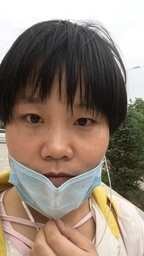
#> input picture Picture/ori_bgr.jpg, 144 x 256 px, shrunk from 320 x 568 before the run, found by its file name
$ python hair_direction.py
#> lines starting #> are read from the running program, lines starting #| are printed output that depends on the picture; after the words box and inside, x2 and y2 are one past the last pixel; in counts of white or black regions, pixels touching at a corner belong together
import cv2
import numpy as np
import glob
import math
import matplotlib.pyplot as plt
import sys
# from skimage import filters

PHI = 3.1415926
NaN = float('nan')

filter_num = 32
all_theta = np.arange(0, PHI * 2, PHI * 2 / filter_num)


def display_im(im, name, cmap=''):
    plt.figure()
    if cmap is '':
        plt.imshow(im)
    else:
        plt.imshow(im, cmap=cmap)
    plt.title(name)
    plt.axis('off')

def calc_orientation(im, mask):
    # gabor filter
    kernel_size = (7, 7)
    filtered = np.zeros((hair.shape[0], hair.shape[1], filter_num))
    kernel = [0] * filter_num
    for (idx, theta) in zip(range(0, filter_num), all_theta):
        kernel[idx] = cv2.getGaborKernel(ksize=kernel_size, sigma=1.8, theta=theta, lambd=4,
                                         gamma=1.8 / 2.4)  # , psi=0) # sin
        # print('kernel shape', kernel)
        filtered[:, :, idx] = cv2.filter2D(im, ddepth=-1, kernel=kernel[idx])#ddepth 表示目标图像深度，ddepth=-1 表示生成与原图像深度相同的图像

    # normalize filtered
    denominator = np.sum(filtered * filtered, axis=2, keepdims=True)
    filtered_ = filtered / (np.sqrt(denominator) + 1e-9)

    # calc orientation map
    orientation_init = (filtered_).argmax(axis=2) + 1  # save the theta index, which ranges from 1 to filter_num
    orientation_init[mask == 0] = 0

    # transform to tangent angle
    tangent_angle_init = all_theta[orientation_init - 1] + PHI / 2
    tangent_angle = tangent_angle_init.copy()
    tangent_angle[np.where((tangent_angle >= PHI) & (tangent_angle < PHI * 2))] = tangent_angle[np.where(
        (tangent_angle >= PHI) & (tangent_angle < PHI * 2))] - PHI
    tangent_angle[np.where((tangent_angle >= 2 * PHI))] = tangent_angle[np.where((tangent_angle >= 2 * PHI))] - PHI * 2


    display_im(tangent_angle, 'tangent angle', cmap=plt.cm.jet)

    return tangent_angle

def LBP(image):
    W, H = image.shape                    #获得图像长宽
    xx = [-1,  0,  1, 1, 1, 0, -1, -1]

    yy = [-1, -1, -1, 0, 1, 1,  1,  0]    #xx, yy 主要作用对应顺时针旋转时,相对中点的相对值.
    res = np.zeros((W - 2, H - 2),dtype="uint8")  #创建0数组,显而易见维度原始图像的长宽分别减去2，并且类型一定的是uint8,无符号8位,opencv图片的存储格式.
    for i in range(1, W - 2):
        for j in range(1, H - 2):
            temp = ""
            for m in range(8):
                Xtemp = xx[m] + i
                Ytemp = yy[m] + j    #分别获得对应坐标点
                if image[Xtemp, Ytemp] > image[i, j]: #像素比较
                    temp = temp + '1'
                else:
                    temp = temp + '0'
            res[i - 1][j - 1] =int(temp, 2)   #写入结果中
    display_im(res,'LBP')
    return res

def LBP_circle(image):
    W, H = image.shape                    #获得图像长宽
    xx = [0,  1,  2, 1, 0, -1, -2, -1]

    yy = [-2, -1, 0, 1, 2, 1,  0,  -1]    #xx, yy 主要作用对应顺时针旋转时,相对中点的相对值.
    res = np.zeros((W - 3, H - 3),dtype="uint8")  #创建0数组,显而易见维度原始图像的长宽分别减去2，并且类型一定的是uint8,无符号8位,opencv图片的存储格式.
    for i in range(2, W - 3):
        for j in range(2, H - 3):
            temp = ""
            for m in range(8):
                Xtemp = xx[m] + i
                Ytemp = yy[m] + j    #分别获得对应坐标点
                if image[Xtemp, Ytemp] > image[i, j]: #像素比较
                    temp = temp + '1'
                else:
                    temp = temp + '0'
            res[i - 1][j - 1] =int(temp, 2)   #写入结果中
    display_im(res,'LBP_circle')
    return res

def circular_LBP(src, radius, n_points):
    height = src.shape[0]
    width = src.shape[1]
    dst = src.copy()
    src.astype(dtype=np.float32)
    dst.astype(dtype=np.float32)

    neighbours = np.zeros((1, n_points), dtype=np.uint8)
    lbp_value = np.zeros((1, n_points), dtype=np.uint8)
    for x in range(radius, width - radius - 1):
        for y in range(radius, height - radius - 1):
            lbp = 0.
            # 先计算共n_points个点对应的像素值，使用双线性插值法
            for n in range(n_points):
                theta = float(2 * np.pi * n) / n_points
                x_n = x + radius * np.cos(theta)
                y_n = y - radius * np.sin(theta)

                # 向下取整
                x1 = int(math.floor(x_n))
                y1 = int(math.floor(y_n))
                # 向上取整
                x2 = int(math.ceil(x_n))
                y2 = int(math.ceil(y_n))

                # 将坐标映射到0-1之间
                tx = np.abs(x - x1)
                ty = np.abs(y - y1)

                # f(x,y)=f(0,0)(1-x)(1-y)+f(1,0)x(1-y)+f(0,1)(1-x)y+f(1,1)xy
                # 根据0-1之间的x，y的权重计算公式计算权重
                w1 = (1 - tx) * (1 - ty)
                w2 = tx * (1 - ty)
                w3 = (1 - tx) * ty
                w4 = tx * ty

                # 根据双线性插值公式计算第k个采样点的灰度值
                neighbour = src[y1, x1] * w1 + src[y2, x1] * w2 + src[y1, x2] * w3 + src[y2, x2] * w4

                neighbours[0, n] = neighbour

            center = src[y, x]

            for n in range(n_points):
                if neighbours[0, n] > center:
                    lbp_value[0, n] = 1
                else:
                    lbp_value[0, n] = 0

            for n in range(n_points):
                lbp += lbp_value[0, n] * 2**n

            # 转换到0-255的灰度空间，比如n_points=16位时结果会超出这个范围，对该结果归一化
            dst[y, x] = int(lbp / (2**n_points-1) * 255)
    display_im(dst,'LBP_circle_'+'R='+str(radius)+'_P='+str(n_points))
    return dst

def value_rotation(num):
    value_list = np.zeros((8), np.uint8)
    temp = int(num)
    value_list[0] = temp
    for i in range(7):
        temp = ((temp << 1) | int(temp / 128)) % 256
        value_list[i+1] = temp
    return np.min(value_list)

def rotation_invariant_LBP(src):
    height = src.shape[0]
    width = src.shape[1]
    dst = src.copy()

    lbp_value = np.zeros((1, 8), dtype=np.uint8)
    neighbours = np.zeros((1, 8), dtype=np.uint8)
    for x in range(1, width - 1):
        for y in range(1, height - 1):
            neighbours[0, 0] = src[y - 1, x - 1]
            neighbours[0, 1] = src[y - 1, x]
            neighbours[0, 2] = src[y - 1, x + 1]
            neighbours[0, 3] = src[y, x - 1]
            neighbours[0, 4] = src[y, x + 1]
            neighbours[0, 5] = src[y + 1, x - 1]
            neighbours[0, 6] = src[y + 1, x]
            neighbours[0, 7] = src[y + 1, x + 1]

            center = src[y, x]

            for i in range(8):
                if neighbours[0, i] > center:
                    lbp_value[0, i] = 1
                else:
                    lbp_value[0, i] = 0

            lbp = lbp_value[0, 0] * 1 + lbp_value[0, 1] * 2 + lbp_value[0, 2] * 4 + lbp_value[0, 3] * 8 \
                  + lbp_value[0, 4] * 16 + lbp_value[0, 5] * 32 + lbp_value[0, 6] * 64 + lbp_value[0, 0] * 128

            # 旋转不变值
            dst[y, x] = value_rotation(lbp)
    display_im(dst,'LBP_invariant')
    return dst

def sharpening(image):
    W, H = image.shape                    #获得图像长宽
    xx = [-1,  0,  1, 1, 1, 0, -1, -1, 0]

    yy = [-1, -1, -1, 0, 1, 1,  1,  0, 0]    #xx, yy 主要作用对应顺时针旋转时,相对中点的相对值.

    w = [-1,  -1,  -1, -1, -1, -1, -1, -1, 9]

    res = np.zeros((W - 2, H - 2),dtype="uint8")  #创建0数组,显而易见维度原始图像的长宽分别减去2，并且类型一定的是uint8,无符号8位,opencv图片的存储格式.
    for i in range(1, W - 2):
        for j in range(1, H - 2):
            temp = 0
            for m in range(9):
                Xtemp = xx[m] + i
                Ytemp = yy[m] + j    #分别获得对应坐标点
                temp=temp+image[Xtemp, Ytemp]*w[m]
            res[i - 1][j - 1] =temp   #写入结果中
    return res

if __name__ == '__main__':

    im = cv2.imread('/Users/xing/Y-lab/ori_bgr.jpg')
#> im is the input picture: shape (256, 144, 3); mean B, G, R 116.5, 129, 144.7
    mask = cv2.imread('/Users/xing/Y-lab/hair_mask.jpg')
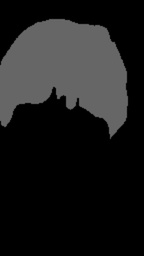
#> input picture Picture/hair_mask.jpg, 144 x 256 px, shrunk from 320 x 568 before the run, found by its file name
#> mask is the input picture: shape (256, 144, 3); min 0, max 110, mean 28

    b,g,r = cv2.split(mask)
    mask = cv2.merge((r,g,b))
    b,g,r = cv2.split(im)
    im = cv2.merge((r,g,b))
    display_im(im, 'im')
    display_im(cv2.merge((sharpening(r),sharpening(g),sharpening(b))),'sharpening')

    #get hair part
    mask[mask > 50] = 255
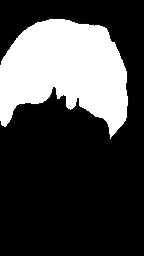
#> mask: shape (256, 144, 3); min 0, max 255, mean 70.1
    mask[mask <= 50] = 0
#> mask: shape (256, 144, 3); 27.4% white; 1 white region, box (x1, y1, x2, y2) and area: (0, 19, 128, 139) 10102

    # get hair image
    mask_pts = np.where(mask == 255)
    pt_row, pt_col = np.array(mask_pts[0]), np.array(mask_pts[1])
    mask_pts = np.concatenate((pt_col[:, np.newaxis], pt_row[:, np.newaxis]), axis=1)
#> mask_pts = 30306 pairs, first value 0 to 127, second value 19 to 138
    x, y, w, h = cv2.boundingRect(np.array(mask_pts, dtype='float32'))
#> x = 0; y = 19; w = 128; h = 120
    hair = im[y : y + h, x : x + w, :]
    hair[np.where(mask[y : y + h, x : x + w, :] != 255)] = 0

    # plt.imshow(hair.astype(np.uint8))
    display_im(hair.astype(np.uint8), 'hair')
    # gabor filter, get orientation and confidence
    hair_gray = cv2.cvtColor(hair, cv2.COLOR_RGB2GRAY)
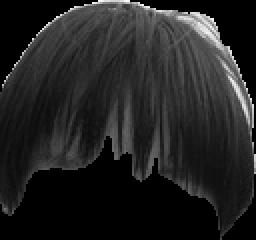
#> hair_gray: shape (120, 128) (shown 2 times larger); min 0, max 254, mean 34.6
    orientation = calc_orientation(hair_gray, mask[y : y + h, x : x + w, 0])#gabor filter
#> after the loop in calc_orientation, `for (idx, theta) in zip(range(0, filter_num), all_theta):`: kernel = 32 items
    orientation2 = LBP(hair_gray)#LBP
#> after the loop in LBP, `for i in range(1, W - 2):`:
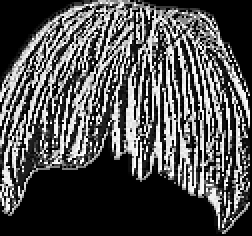
#> res: shape (118, 126) (shown 2 times larger); min 0, max 255, mean 81.2
    orientation3 = LBP_circle(hair_gray)#circle LBP without interpolation
#> after the loop in LBP_circle, `for i in range(2, W - 3):`:
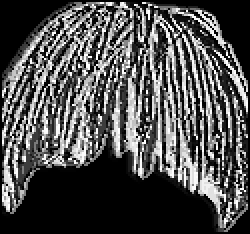
#> res: shape (117, 125) (shown 2 times larger); min 0, max 255, mean 78.8
    rotation_invariant_LBP(src=hair_gray)#invariant LBP
    circular_LBP(hair_gray, radius=3, n_points=32)#circle LBP with interpolation
#> after the loop in circular_LBP, `for x in range(radius, width - radius - 1):`:
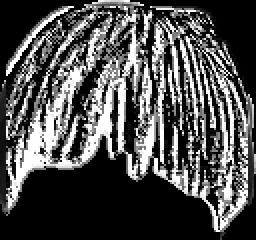
#> dst: shape (120, 128) (shown 2 times larger); min 0, max 255, mean 79.1
    plt.show()
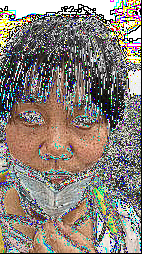
#> shown: shape (254, 142, 3); mean R, G, B 137, 128.1, 120.6
